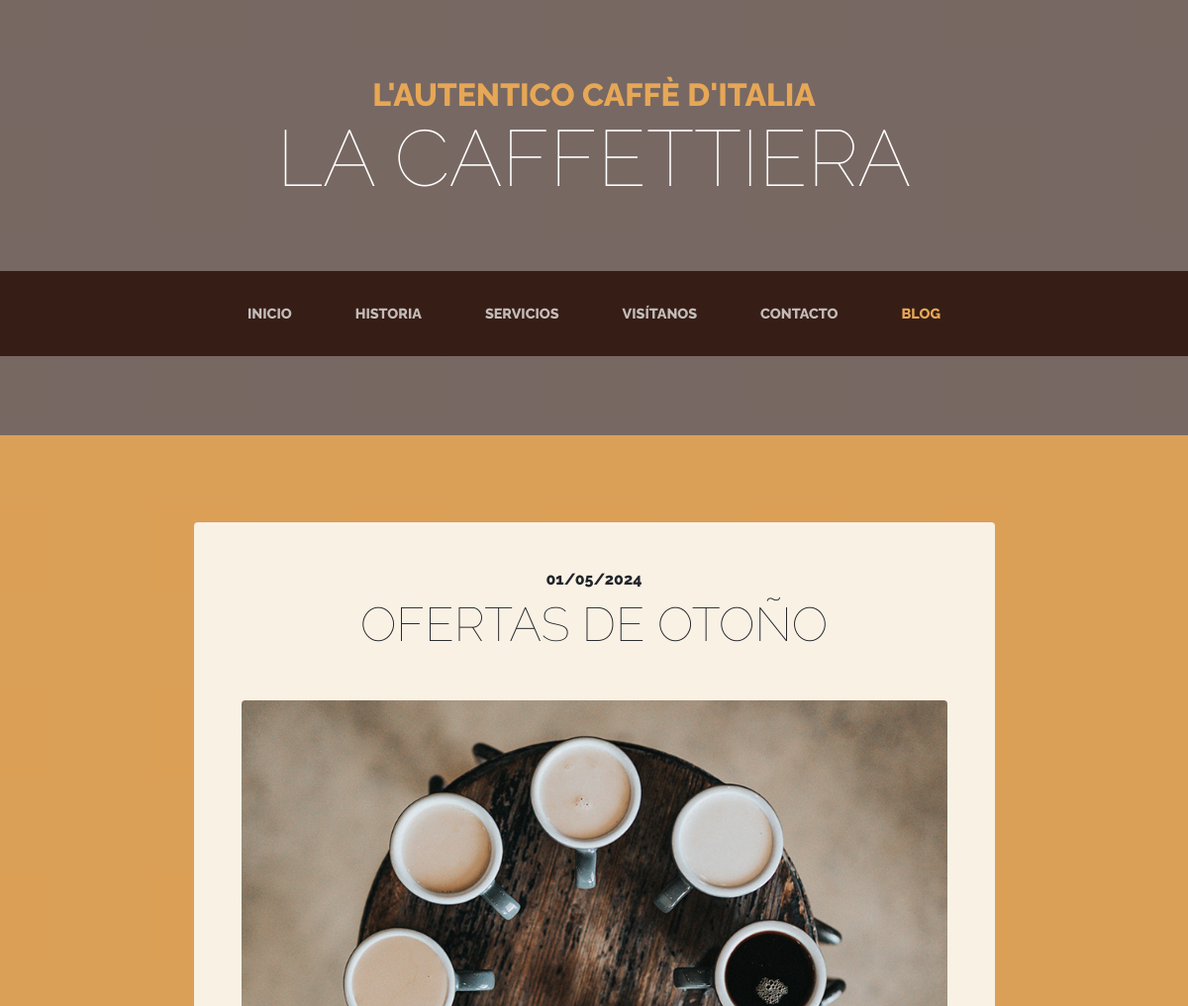
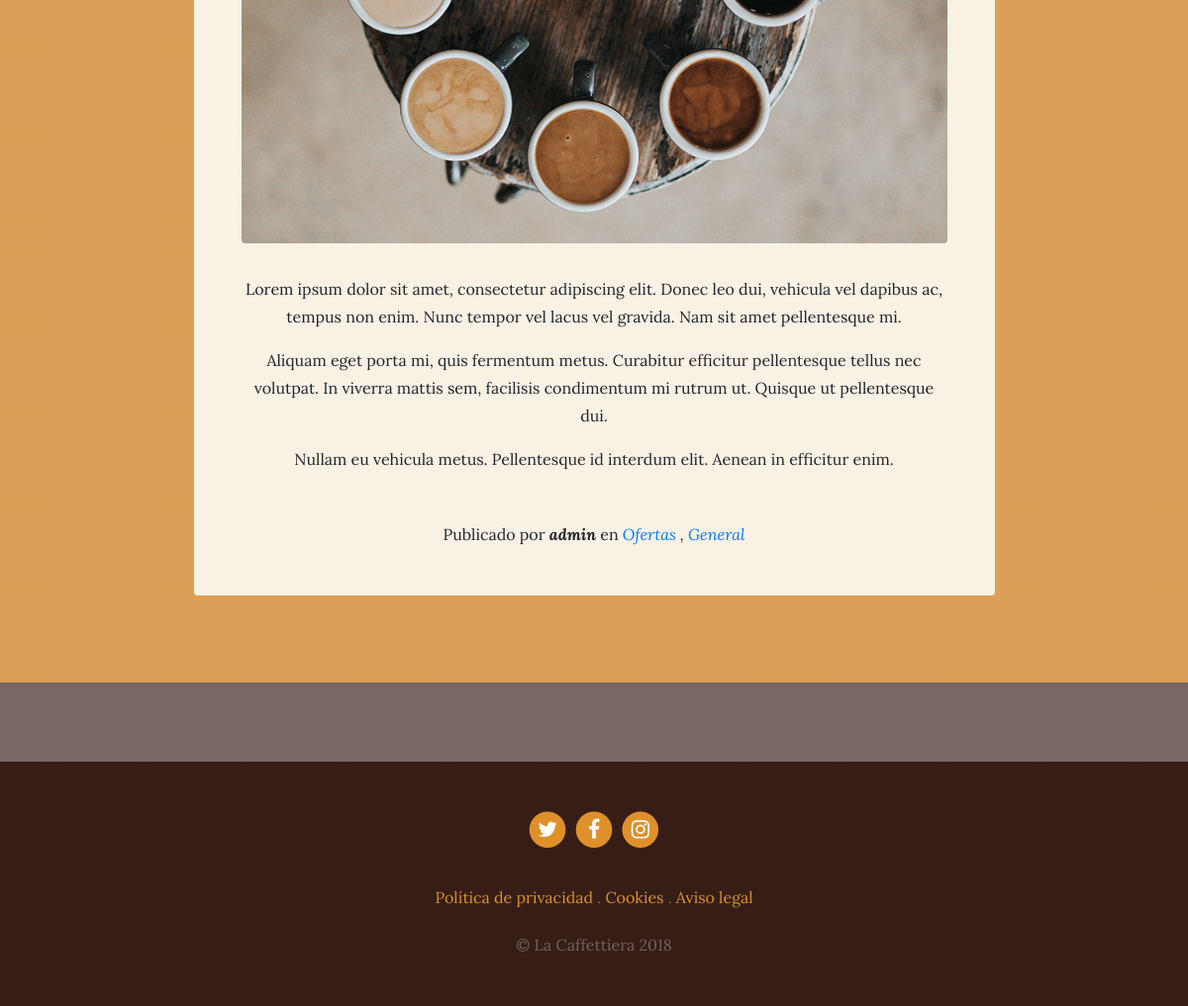
The app's page /blog/category/2/ with its own data (2 pictures, top to bottom).
### blog/models.py (models this page shows, shortened)
class Post(models.Model):
    title = models.CharField(max_length=200, verbose_name='Título')
    content = models.TextField(verbose_name='Contenido')
    published = models.DateTimeField(verbose_name='Fecha de publicación', default=now)
    image = models.ImageField(verbose_name='Imagen', upload_to='blog', null=True, blank=True)
    author = models.ForeignKey(User, verbose_name='Autor', on_delete=models.CASCADE)
    categories = models.ManyToManyField(Category, verbose_name='Categorías', related_name="get_posts")
    created = models.DateTimeField(auto_now_add=True, verbose_name='Fecha de creación')
    updated = models.DateTimeField(auto_now=True, verbose_name='Fecha de edición')
    class Meta:
        verbose_name = 'entrada'
        verbose_name_plural = 'entradas'
        ordering = ['-created']

class Category(models.Model):
    name = models.CharField(max_length=100, verbose_name='Nombre')
    created = models.DateTimeField(auto_now_add=True, verbose_name='Fecha de creación')
    updated = models.DateTimeField(auto_now=True, verbose_name='Fecha de edición')
    class Meta:
        verbose_name = 'categoría'
        verbose_name_plural = 'categorías'
        ordering = ['-created']

### pages/models.py (models this page shows, shortened)
class Page(models.Model):
    title = models.CharField(verbose_name='Título', max_length=200)
    content = RichTextField(verbose_name='Contenido')
    order = models.SmallIntegerField(verbose_name='Orden', default=0)
    created = models.DateTimeField(auto_now_add=True, verbose_name='Fecha de creación')
    updated = models.DateTimeField(auto_now=True, verbose_name='Fecha de edición')
    class Meta:
        verbose_name = 'página'
        verbose_name_plural = 'páginas'
        ordering = ['order', 'title']

### blog/views.py (the view)
# urls.py: path('category/<int:category_id>/', views.category, name='category'),
def category(request, category_id):
    category = get_object_or_404(Category, id=category_id)
    return render(request, "blog/category.html",{'category':category})

### pages/templatetags/pages_extras.py (called while the page is built)
@register.simple_tag
def get_page_list():
    pages = Page.objects.all()
    return pages

### social/processors.py (called while the page is built)
def ctx_dict(request):
    ctx = {}
    links = Link.objects.all()
    for link in links:
        ctx[link.key] = link.url
    return ctx

### blog/templates/blog/category.html (shortened to what this page needs)
{% extends 'core/base.html' %}
{% load static %}
{% block content%}
  {% for post in category.get_posts.all %}
    <section class="page-section cta">
      <div class="container">
        <div class="row">
          <div class="col-xl-9 mx-auto">
            <div class="cta-innerv text-center rounded">
              <h2 class="section-heading mb-5">
                <span class="section-heading-upper">{{ post.published|date:"SHORT_DATE_FORMAT" }}</span>
                <span class="section-heading-lower">{{ post.title }}</span>
              </h2>
              <p class="mb-0">
                <img class="mx-auto d-flex rounded img-fluid mb-3 mb-lg-0" src="{{ post.image.url }}" alt="">
              </p>
              <p class="mb-0 mbt">{{post.content|linebreaks}}</p>
              <p class="mb-0 mbt">
                <span class="section-heading-under">Publicado por <em><b>{{ post.author }}</b></em> en
                  <em>
                    {% for category in post.categories.all %}
                      <a href="{% url 'category' category.id %}" class="linnk"> {{ category.name }} </a>  {% if not forloop.last %},{% endif %}
                    {% endfor %}
                  </em>
                </span>
              </p>
            </div>
          </div>
        </div>
      </div>
    </section>
  {% endfor %}
{% endblock %}

### core/templates/core/base.html (shortened to what this page needs)
<!DOCTYPE html>
<html lang="es">
<head>
  {% load static %}
  <link href="{% static 'core/vendor/bootstrap/css/bootstrap.min.css' %}" rel="stylesheet">
  <link href="{% static 'core/vendor/font-awesome/css/font-awesome.min.css' %}" rel="stylesheet" type="text/css">
  <link href="{% static 'core/css/business-casual.css' %}" rel="stylesheet">
</head>
<body>
  <h1 class="site-heading text-center text-white d-none d-lg-block">
    <span class="site-heading-upper text-primary mb-3">L'autentico caffè d'italia</span>
    <span class="site-heading-lower">La Caffettiera</span>
  </h1>
  <nav class="navbar navbar-expand-lg navbar-dark py-lg-4" id="mainNav">
    <div class="container">
      <div class="collapse navbar-collapse" id="navbarResponsive">
        <ul class="navbar-nav mx-auto">
          <li class="nav-item px-lg-4 {% if request.path == '/'%}active{% endif %}">
            <a class="nav-link text-uppercase text-expanded" href="{% url 'home' %}">Inicio</a>
          </li>
          <li class="nav-item px-lg-4 {% if request.path == '/about/'%}active{% endif %}">
            <a class="nav-link text-uppercase text-expanded" href="{% url 'about' %}">Historia</a>
          </li>
          <li class="nav-item px-lg-4 {% if request.path == '/services/'%}active{% endif %}">
            <a class="nav-link text-uppercase text-expanded" href="{% url 'services' %}">Servicios</a>
          </li>
          <li class="nav-item px-lg-4 {% if request.path == '/store/'%}active{% endif %}">
            <a class="nav-link text-uppercase text-expanded" href="{% url 'store' %}">Visítanos</a>
          </li>
          <li class="nav-item px-lg-4 {% if request.path == '/contact/'%}active{% endif %}">
            <a class="nav-link text-uppercase text-expanded" href="{% url 'contact' %}">Contacto</a>
          </li>
          <li class="nav-item px-lg-4 {% if request.path|slice:":6" == '/blog/'%}active{% endif %}">
            <a class="nav-link text-uppercase text-expanded" href="{% url 'blog' %}">Blog</a>
          </li>
        </ul>
      </div>
    </div>
  </nav>
  {% block content %}{% endblock%}
  <footer class="footer text-faded text-center py-5">
    <div class="container">
      <p class="m-0">
        {% if LINK_TWITTER %}
        <a href="{{LINK_TWITTER }}" class="link">
          <span class="fa-stack fa-lg">
            <i class="fa fa-circle fa-stack-2x"></i>
            <i class="fa fa-twitter fa-stack-1x fa-inverse"></i>
          </span>
        </a>
        {% endif %}
        {% if LINK_FACEBOOK %}
        <a href="{{LINK_FACEBOOK }}" class="link">
          <span class="fa-stack fa-lg">
            <i class="fa fa-circle fa-stack-2x"></i>
            <i class="fa fa-facebook fa-stack-1x fa-inverse"></i>
          </span>
        </a>
        {% endif %}
        {% if LINK_INSTAGRAM %}
        <a href="{{LINK_INSTAGRAM }}" class="link">
          <span class="fa-stack fa-lg">
            <i class="fa fa-circle fa-stack-2x"></i>
            <i class="fa fa-instagram fa-stack-1x fa-inverse"></i>
          </span>
        </a>
        {% endif %}
      </p>
      <p class="m-0 mbt">
        {% load pages_extras %}
        {% get_page_list as page_list%}
        {% for mypage in page_list %}
          <a href="{% url 'page' mypage.id mypage.title|slugify %}" class="link">{{mypage.title}}</a> {% if not forloop.last %}.{% endif %}
        {% endfor %}
      </p>
      <p class="m-0 mbt1">&copy; La Caffettiera 2018</p>
    </div>
  </footer>
</body>
</html>

### core/static/core/css/business-casual.css (style rules this page uses)
body { font-family: 'Lora'; background: linear-gradient(rgba(47, 23, 15, 0.65), rgba(47, 23, 15, 0.65)), url("../img/bg.jpg"); background-attachment: fixed; background-position: center; background-size: cover; }
h1, h2, h3, h4, h5, h6 { font-family: 'Raleway'; }
p { line-height: 1.75; }
.text-faded { color: rgba(255, 255, 255, 0.3); }
.site-heading { margin-top: 5rem; margin-bottom: 5rem; text-transform: uppercase; line-height: 1; font-family: 'Raleway'; }
.site-heading .site-heading-upper { display: block; font-size: 2rem; font-weight: 800; }
.site-heading .site-heading-lower { font-size: 5rem; font-weight: 100; line-height: 4rem; }
.page-section { margin-top: 5rem; margin-bottom: 5rem; }
.section-heading { text-transform: uppercase; }
.section-heading .section-heading-upper { display: block; font-size: 1rem; font-weight: 800; padding-bottom:.5rem; }
.section-heading .section-heading-lower { display: block; font-size: 3rem; font-weight: 100; }
#mainNav { background-color: rgba(47, 23, 15, 0.9); font-family: 'Raleway'; }
#mainNav .navbar-nav .nav-item .nav-link { color: rgba(255, 255, 255, 0.7); font-weight: 800; }
#mainNav .navbar-nav .nav-item.active .nav-link { color: #e6a756; }
@media (min-width: 992px) { #mainNav .navbar-nav .nav-item .nav-link { font-size: 0.9rem; } }
.cta { padding-top: 5rem; padding-bottom: 5rem; background-color: rgba(230, 167, 86, 0.9); }
.cta .cta-innerv { position: relative; padding: 3rem; margin: 0.5rem; background-color: rgba(255, 255, 255, 0.85); }
.footer { background-color: rgba(47, 23, 15, 0.9); }
.text-primary { color: #e6a756 !important; }
.mbt { padding-top: 2rem; }
.mbt1 { padding-top: 1.25rem; }
a.link { color: #df902a; }

### records on screen
Post: published "01/05/2024", title "OFERTAS DE OTOÑO", image (picture), content "Lorem ipsum dolor sit amet, consectetur adipiscing elit. Donec leo dui, vehicula vel dapibus ac, tempus non enim. Nunc tempor vel lacus vel gravida. Nam sit amet pellentesque mi. Aliquam eget porta mi, quis fermentum metus. Curabitur efficitur pellentesque tellus nec volutpat. In viverra mattis sem, facilisis condimentum mi rutrum ut. Quisque ut pellentesque dui. Nullam eu vehicula metus. Pellentesque id interdum elit. Aenean in efficitur enim.", author "admin"
Category: name "Ofertas"
Category: name "General"
Page: title "Política de privacidad"
Page: title "Cookies"
Page: title "Aviso legal"
